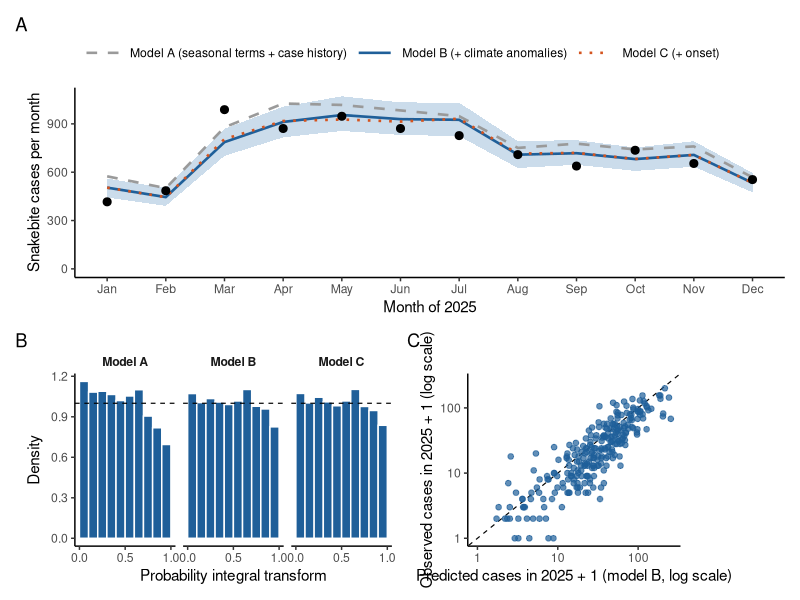

The R source for this figure:
# Figure 10 (Results, section 3.10): out-of-sample prediction of 2025. Run after analysis/prediction.R.
#   (A) national monthly cases observed and predicted by models A-C, with the 90% prediction interval of model B;
#   (B) non-randomised PIT histograms; (C) district totals for 2025, observed against predicted by model B.
suppressPackageStartupMessages({ library(readr); library(dplyr); library(ggplot2); library(patchwork) })
BLUE <- "#1F5F99"; BAND <- "#A9C4DE"
MCOL <- c("Model A (seasonal terms + case history)" = "#9A9A9A", "Model B (+ climate anomalies)" = BLUE, "Model C (+ onset)" = "#D4541F")
MLT  <- c("Model A (seasonal terms + case history)" = "dashed", "Model B (+ climate anomalies)" = "solid", "Model C (+ onset)" = "dotted")
ML <- c(A = "Model A (seasonal terms + case history)", B = "Model B (+ climate anomalies)", C = "Model C (+ onset)")
th <- theme_classic(base_size = 11) + theme(strip.background = element_blank(), strip.text = element_text(face = "bold"))
nat <- read_csv("analysis/output/prediction_national_2025.csv", show_col_types = FALSE) |> mutate(model = factor(ML[model], levels = ML))
obs <- filter(nat, model == ML[["A"]])
pA <- ggplot(nat, aes(month)) +
  geom_ribbon(data = filter(nat, model == ML[["B"]]), aes(ymin = lo, ymax = hi), fill = BAND, alpha = 0.6) +
  geom_line(aes(y = predicted, colour = model, linetype = model), linewidth = 0.9) +
  geom_point(data = obs, aes(y = observed), size = 2.4) +
  scale_colour_manual(values = MCOL, name = NULL) + scale_linetype_manual(values = MLT, name = NULL) +
  scale_x_continuous(breaks = 1:12, labels = month.abb) + scale_y_continuous(labels = scales::label_comma(), limits = c(0, NA)) +
  labs(x = "Month of 2025", y = "Snakebite cases per month", tag = "A") + th +
  theme(legend.position = "top", legend.justification = "left", legend.key.width = unit(2, "lines"))
pit <- read_csv("analysis/output/prediction_pit.csv", show_col_types = FALSE) |> mutate(model = paste("Model", model))
pB <- ggplot(pit, aes(xmin = lower, xmax = upper, ymin = 0, ymax = density)) + geom_rect(fill = BLUE, colour = "white") +
  geom_hline(yintercept = 1, linetype = "dashed", linewidth = 0.4) + facet_wrap(~ model, nrow = 1) +
  scale_x_continuous(breaks = c(0, 0.5, 1)) + labs(x = "Probability integral transform", y = "Density", tag = "B") + th
dist <- read_csv("analysis/output/prediction_district_2025.csv", show_col_types = FALSE) |> filter(model == "B")
lim <- range(c(dist$observed, dist$predicted) + 1)
pC <- ggplot(dist, aes(predicted + 1, observed + 1)) + geom_abline(linetype = "dashed", linewidth = 0.4) +
  geom_point(colour = BLUE, alpha = 0.7, size = 1.6) + scale_x_log10(limits = lim) + scale_y_log10(limits = lim) +
  labs(x = "Predicted cases in 2025 + 1 (model B, log scale)", y = "Observed cases in 2025 + 1 (log scale)", tag = "C") + th
p <- pA / (pB | pC + plot_layout(widths = c(2.2, 1))) + plot_layout(heights = c(1.1, 1))
ggsave("figures/Fig10.pdf", p, width = 10, height = 8, device = cairo_pdf, bg = "white")
cat("saved figures/Fig11\n")
